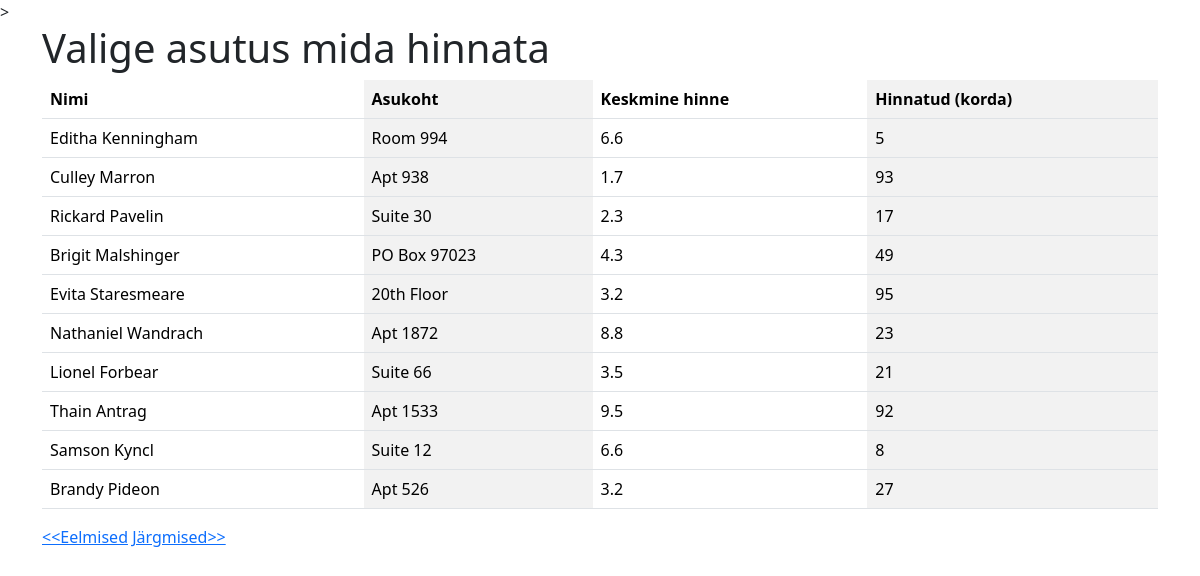
Screenshot of /kohvikud/index.php?next=20 with the database file from the repository.
### tables this page shows
CREATE TABLE `toidukohad` (
  `ID` int(6) NOT NULL,
  `nimi` varchar(255) NOT NULL,
  `asukoht` varchar(255) NOT NULL,
  `keskmine_hinne` double NOT NULL,
  `hinnatud` int(6) NOT NULL
);

### kohvikud/index.php (the view, shortened to what this page needs)
<?php include ("config.php"); ?>
><!doctype html>
<html lang="et">
  <head>
    <link href="https://cdn.jsdelivr.net/npm/bootstrap@5.3.3/dist/css/bootstrap.min.css" rel="stylesheet">
  </head>
  <body>
    <?php
    if (!empty($_GET["s"])) {
        $s = $_GET["s"];
        $paring = 'SELECT * FROM toidukohad WHERE nimi LIKE "%'.$s.'%" ';
    } else {
        if (isset($_GET['next'])) {
            $algus = $_GET['next'];
        }
        else if (isset($_GET['prev'])) {
            $algus = $_GET['prev']-10;
        } else {
            $algus = -10;
        }
            $algus += 10;
            $lopp = $algus - 10;
    $paring = " SELECT * FROM toidukohad LIMIT $algus,10";
}
     $valjund = mysqli_query ($yhendus, $paring);
?>
    <div class="container">
        <h1>Valige asutus mida hinnata</h1>
            <table class="table tabel-sm table-striped-columns">
                <tr>
                    <th>Nimi</th>
                    <th>Asukoht</th>
                    <th>Keskmine hinne</th>
                    <th>Hinnatud (korda)</th>
        </tr>
        <?php
     while ($rida = mysqli_fetch_assoc ($valjund)){
        ?>
        <tr>
                    <td><?php echo $rida['nimi']; ?></td>
                    <td><?php echo $rida['asukoht']; ?></td>
                    <td><?php echo $rida['keskmine_hinne']; ?></td>
                    <td><?php echo $rida['hinnatud']; ?></td>
        </tr>
        <?php
     }
        ?>
</table>
        <a href="?prev=<?php echo $lopp;  ?>">&lt;&lt;Eelmised</a>
        <a href="?next=<?php echo $algus;  ?>">Järgmised&gt;&gt;</a>
    </div>
  </body>
</html>

### rows the page displays
toidukohad: nimi "Editha Kenningham", asukoht "Room 994", keskmine_hinne "6.6", hinnatud "5"
toidukohad: nimi "Culley Marron", asukoht "Apt 938", keskmine_hinne "1.7", hinnatud "93"
toidukohad: nimi "Rickard Pavelin", asukoht "Suite 30", keskmine_hinne "2.3", hinnatud "17"
toidukohad: nimi "Brigit Malshinger", asukoht "PO Box 97023", keskmine_hinne "4.3", hinnatud "49"
toidukohad: nimi "Evita Staresmeare", asukoht "20th Floor", keskmine_hinne "3.2", hinnatud "95"
toidukohad: nimi "Nathaniel Wandrach", asukoht "Apt 1872", keskmine_hinne "8.8", hinnatud "23"
toidukohad: nimi "Lionel Forbear", asukoht "Suite 66", keskmine_hinne "3.5", hinnatud "21"
toidukohad: nimi "Thain Antrag", asukoht "Apt 1533", keskmine_hinne "9.5", hinnatud "92"
toidukohad: nimi "Samson Kyncl", asukoht "Suite 12", keskmine_hinne "6.6", hinnatud "8"
toidukohad: nimi "Brandy Pideon", asukoht "Apt 526", keskmine_hinne "3.2", hinnatud "27"
